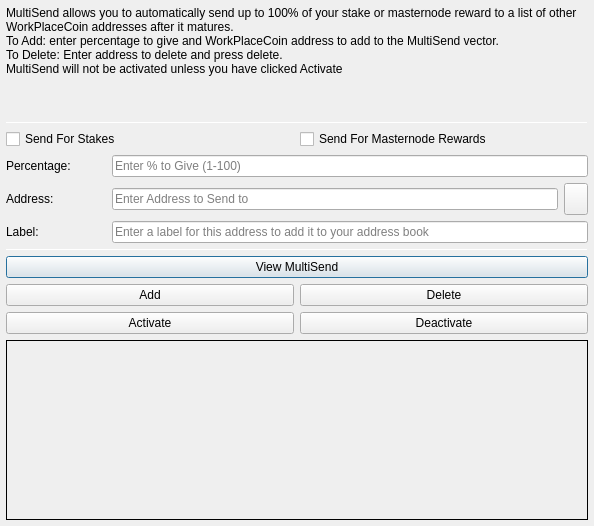
<?xml version="1.0" encoding="UTF-8"?>
<ui version="4.0">
 <class>MultiSendDialog</class>
 <widget class="QDialog" name="MultiSendDialog">
  <property name="windowModality">
   <enum>Qt::NonModal</enum>
  </property>
  <property name="geometry">
   <rect>
    <x>0</x>
    <y>0</y>
    <width>594</width>
    <height>526</height>
   </rect>
  </property>
  <property name="windowTitle">
   <string>MultiSend</string>
  </property>
  <layout class="QVBoxLayout" name="verticalLayout" stretch="0">
   <property name="leftMargin">
    <number>6</number>
   </property>
   <property name="topMargin">
    <number>6</number>
   </property>
   <property name="rightMargin">
    <number>6</number>
   </property>
   <property name="bottomMargin">
    <number>6</number>
   </property>
   <item>
    <layout class="QVBoxLayout" name="verticalLayout_Main" stretch="1,1,1,0,1,1,1">
     <item>
      <widget class="QLabel" name="label_2">
       <property name="lineWidth">
        <number>1</number>
       </property>
       <property name="text">
        <string>MultiSend allows you to automatically send up to 100% of your stake or masternode reward to a list of other WorkPlaceCoin addresses after it matures.
To Add: enter percentage to give and WorkPlaceCoin address to add to the MultiSend vector.
To Delete: Enter address to delete and press delete.
MultiSend will not be activated unless you have clicked Activate</string>
       </property>
       <property name="alignment">
        <set>Qt::AlignLeading|Qt::AlignLeft|Qt::AlignTop</set>
       </property>
       <property name="wordWrap">
        <bool>true</bool>
       </property>
      </widget>
     </item>
     <item>
      <widget class="Line" name="line">
       <property name="minimumSize">
        <size>
         <width>0</width>
         <height>1</height>
        </size>
       </property>
       <property name="maximumSize">
        <size>
         <width>16777215</width>
         <height>1</height>
        </size>
       </property>
       <property name="orientation">
        <enum>Qt::Horizontal</enum>
       </property>
      </widget>
     </item>
     <item>
      <layout class="QVBoxLayout" name="verticalLayout_Settings">
       <item>
        <layout class="QHBoxLayout" name="horizontalLayout">
         <item>
          <widget class="QCheckBox" name="multiSendStakeCheckBox">
           <property name="text">
            <string>Send For Stakes</string>
           </property>
          </widget>
         </item>
         <item>
          <widget class="QCheckBox" name="multiSendMasternodeCheckBox">
           <property name="text">
            <string>Send For Masternode Rewards</string>
           </property>
          </widget>
         </item>
        </layout>
       </item>
       <item>
        <layout class="QHBoxLayout" name="horizontalLayout_6">
         <item>
          <widget class="QLabel" name="label">
           <property name="minimumSize">
            <size>
             <width>100</width>
             <height>0</height>
            </size>
           </property>
           <property name="toolTip">
            <string>Percentage of stake to send</string>
           </property>
           <property name="text">
            <string>Percentage:</string>
           </property>
          </widget>
         </item>
         <item>
          <widget class="QLineEdit" name="multiSendPercentEdit">
           <property name="toolTip">
            <string>Enter whole numbers 1 - 100</string>
           </property>
           <property name="placeholderText">
            <string>Enter % to Give (1-100)</string>
           </property>
          </widget>
         </item>
        </layout>
       </item>
       <item>
        <layout class="QHBoxLayout" name="horizontalLayout_7">
         <item>
          <widget class="QLabel" name="label_5">
           <property name="minimumSize">
            <size>
             <width>100</width>
             <height>0</height>
            </size>
           </property>
           <property name="toolTip">
            <string>Address to send portion of stake to</string>
           </property>
           <property name="text">
            <string>Address:</string>
           </property>
          </widget>
         </item>
         <item>
          <widget class="QLineEdit" name="multiSendAddressEdit">
           <property name="toolTip">
            <string/>
           </property>
           <property name="placeholderText">
            <string>Enter Address to Send to</string>
           </property>
          </widget>
         </item>
         <item>
          <widget class="QToolButton" name="addressBookButton">
           <property name="maximumSize">
            <size>
             <width>16777215</width>
             <height>32</height>
            </size>
           </property>
           <property name="toolTip">
            <string>Choose an address from the address book</string>
           </property>
           <property name="text">
            <string/>
           </property>
           <property name="icon">
            <iconset resource="../workplacecoin.qrc">
             <normaloff>:/icons/address-book</normaloff>:/icons/address-book</iconset>
           </property>
           <property name="shortcut">
            <string>Alt+A</string>
           </property>
          </widget>
         </item>
        </layout>
       </item>
      </layout>
     </item>
     <item>
      <layout class="QHBoxLayout" name="horizontalLayout_3">
       <item>
        <widget class="QLabel" name="label_3">
         <property name="minimumSize">
          <size>
           <width>100</width>
           <height>0</height>
          </size>
         </property>
         <property name="text">
          <string>Label:</string>
         </property>
        </widget>
       </item>
       <item>
        <widget class="QLineEdit" name="labelAddressLabelEdit">
         <property name="placeholderText">
          <string>Enter a label for this address to add it to your address book</string>
         </property>
        </widget>
       </item>
      </layout>
     </item>
     <item>
      <widget class="Line" name="line_2">
       <property name="minimumSize">
        <size>
         <width>0</width>
         <height>1</height>
        </size>
       </property>
       <property name="maximumSize">
        <size>
         <width>16777215</width>
         <height>1</height>
        </size>
       </property>
       <property name="orientation">
        <enum>Qt::Horizontal</enum>
       </property>
      </widget>
     </item>
     <item>
      <layout class="QVBoxLayout" name="verticalLayout_Buttons">
       <item>
        <layout class="QHBoxLayout" name="horizontalLayout_4">
         <item>
          <widget class="QPushButton" name="viewButton">
           <property name="toolTip">
            <string/>
           </property>
           <property name="statusTip">
            <string>View MultiSend Vector</string>
           </property>
           <property name="text">
            <string>View MultiSend</string>
           </property>
          </widget>
         </item>
        </layout>
       </item>
       <item>
        <layout class="QHBoxLayout" name="horizontalLayout_2">
         <item>
          <widget class="QPushButton" name="addButton">
           <property name="toolTip">
            <string/>
           </property>
           <property name="statusTip">
            <string>Add to MultiSend Vector</string>
           </property>
           <property name="text">
            <string>Add</string>
           </property>
          </widget>
         </item>
         <item>
          <widget class="QPushButton" name="deleteButton">
           <property name="toolTip">
            <string/>
           </property>
           <property name="statusTip">
            <string>Delete Address From MultiSend Vector</string>
           </property>
           <property name="text">
            <string>Delete</string>
           </property>
          </widget>
         </item>
        </layout>
       </item>
       <item>
        <layout class="QHBoxLayout" name="horizontalLayout_5">
         <item>
          <widget class="QPushButton" name="activateButton">
           <property name="statusTip">
            <string>Activate MultiSend</string>
           </property>
           <property name="text">
            <string>Activate</string>
           </property>
          </widget>
         </item>
         <item>
          <widget class="QPushButton" name="disableButton">
           <property name="statusTip">
            <string>Deactivate MultiSend</string>
           </property>
           <property name="text">
            <string>Deactivate</string>
           </property>
          </widget>
         </item>
        </layout>
       </item>
      </layout>
     </item>
     <item>
      <widget class="QLabel" name="message">
       <property name="minimumSize">
        <size>
         <width>0</width>
         <height>180</height>
        </size>
       </property>
       <property name="frameShape">
        <enum>QFrame::Panel</enum>
       </property>
       <property name="frameShadow">
        <enum>QFrame::Plain</enum>
       </property>
       <property name="lineWidth">
        <number>1</number>
       </property>
       <property name="midLineWidth">
        <number>1</number>
       </property>
       <property name="text">
        <string/>
       </property>
       <property name="alignment">
        <set>Qt::AlignLeading|Qt::AlignLeft|Qt::AlignTop</set>
       </property>
       <property name="wordWrap">
        <bool>true</bool>
       </property>
      </widget>
     </item>
    </layout>
   </item>
  </layout>
 </widget>
 <resources>
  <include location="../workplacecoin.qrc"/>
 </resources>
 <connections/>
</ui>
